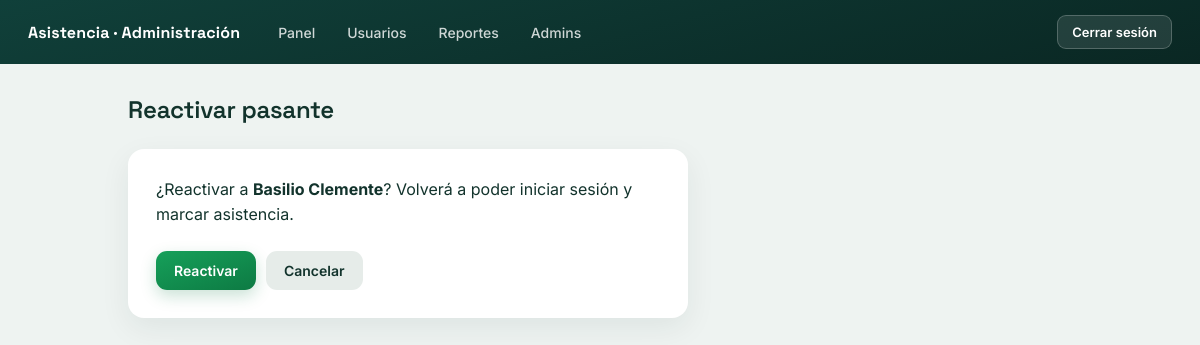
Page /gestion/pasantes/2/eliminar/ (signed in) on the earlier database version.
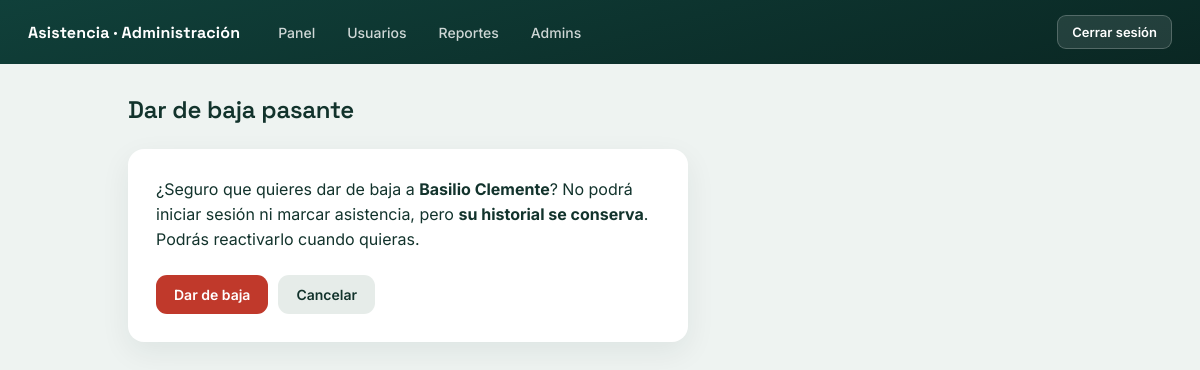
Same page on the later database version.
### registro/models.py (models this page shows, shortened)
class Pasante(models.Model):
    user = models.OneToOneField(User, on_delete=models.CASCADE, related_name="pasante")
    nombre = models.CharField(max_length=120)
    ci = models.CharField(max_length=20, unique=True)
    area = models.CharField(max_length=80)
    identificador = models.CharField(max_length=20, unique=True)
    horario_entrada = models.TimeField()
    horario_salida = models.TimeField()
    activo = models.BooleanField(default=True)
    dispositivo_id = models.CharField(max_length=64, blank=True, default="")

### registro/views.py (the view, shortened to what this page needs)
@staff_member_required
def pasante_eliminar(request, pk):
    pasante = get_object_or_404(Pasante, pk=pk)
    return render(request, "registro/pasante_eliminar.html", {"pasante": pasante})

### registro/templates/registro/pasante_eliminar.html (shortened to what this page needs)
{% extends "registro/base.html" %}
{% block contenido %}
<div class="cabecera">
    <h1>{% if pasante.activo %}Dar de baja pasante{% else %}Reactivar pasante{% endif %}</h1>
</div>
<div class="tarjeta">
    {% if pasante.activo %}
    <p style="margin-bottom:16px; line-height:1.55;">
        ¿Seguro que quieres dar de baja a <strong>{{ pasante.nombre }}</strong>?
        No podrá iniciar sesión ni marcar asistencia, pero <strong>su historial se conserva</strong>.
        Podrás reactivarlo cuando quieras.
    </p>
    {% else %}
    <p style="margin-bottom:16px; line-height:1.55;">
        ¿Reactivar a <strong>{{ pasante.nombre }}</strong>?
        Volverá a poder iniciar sesión y marcar asistencia.
    </p>
    {% endif %}
    <form method="post">
        <div class="form-botones">
            {% if pasante.activo %}
            <button type="submit" class="btn btn-rojo">Dar de baja</button>
            {% else %}
            <button type="submit" class="btn btn-verde">Reactivar</button>
            {% endif %}
            <a class="btn btn-gris" href="{% url 'pasantes_lista' %}">Cancelar</a>
        </div>
    </form>
</div>
{% endblock %}

Differences in the rows shown:
changed Pasante "Basilio Clemente": activo False → True (drawn)
Other differences:
text no longer shown: "Reactivar pasante ¿Reactivar a ? Volverá a poder iniciar sesión y marcar asistencia. Reactivar"
text now shown: "Dar de baja pasante ¿Seguro que quieres dar de baja a ? No podrá iniciar sesión ni marcar asistencia, pero su historial se conserva . Podrás reactivarlo cuando quieras. Dar de baja"
